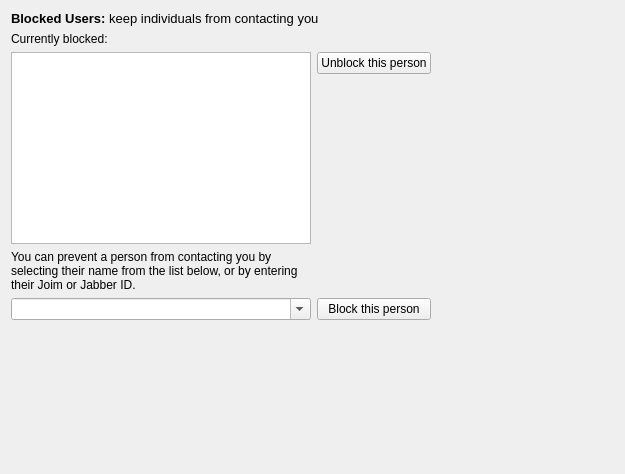
        <widget class="QWidget" name="tabBlocked">
         <attribute name="icon">
          <iconset resource="customwidgets.qrc">
           <normaloff>:/customwidgets/data/options/blocked-users.png</normaloff>:/customwidgets/data/options/blocked-users.png</iconset>
         </attribute>
         <attribute name="title">
          <string>Blocked Users</string>
         </attribute>
         <layout class="QGridLayout" name="gridLayout_4">
          <item row="0" column="0" colspan="2">
           <widget class="QLabel" name="label_2">
            <property name="text">
             <string>&lt;!DOCTYPE HTML PUBLIC &quot;-//W3C//DTD HTML 4.0//EN&quot; &quot;http://www.w3.org/TR/REC-html40/strict.dtd&quot;&gt;
&lt;html&gt;&lt;head&gt;&lt;meta name=&quot;qrichtext&quot; content=&quot;1&quot; /&gt;&lt;style type=&quot;text/css&quot;&gt;
p, li { white-space: pre-wrap; }
&lt;/style&gt;&lt;/head&gt;&lt;body style=&quot; font-family:'Sans Serif'; font-size:10pt; font-weight:400; font-style:normal;&quot;&gt;
&lt;p style=&quot; margin-top:0px; margin-bottom:0px; margin-left:0px; margin-right:0px; -qt-block-indent:0; text-indent:0px;&quot;&gt;&lt;span style=&quot; font-weight:600;&quot;&gt;Blocked Users:&lt;/span&gt; keep individuals from contacting you&lt;/p&gt;&lt;/body&gt;&lt;/html&gt;</string>
            </property>
           </widget>
          </item>
          <item row="1" column="0">
           <layout class="QGridLayout" name="gridLayout_3">
            <item row="0" column="0">
             <widget class="QLabel" name="labelBlockedPersons">
              <property name="text">
               <string>Currently blocked:</string>
              </property>
             </widget>
            </item>
            <item row="1" column="0" rowspan="2">
             <widget class="QListView" name="listBlockedPersons">
              <property name="minimumSize">
               <size>
                <width>300</width>
                <height>0</height>
               </size>
              </property>
             </widget>
            </item>
            <item row="1" column="1">
             <widget class="QPushButton" name="buttonUnblockPerson">
              <property name="text">
               <string>Unblock this person</string>
              </property>
             </widget>
            </item>
            <item row="2" column="1">
             <spacer name="verticalSpacer_2">
              <property name="orientation">
               <enum>Qt::Vertical</enum>
              </property>
              <property name="sizeHint" stdset="0">
               <size>
                <width>20</width>
                <height>40</height>
               </size>
              </property>
             </spacer>
            </item>
            <item row="3" column="0">
             <widget class="QLabel" name="labelBlockPerson">
              <property name="text">
               <string>You can prevent a person from contacting you by selecting their name from the list below, or by entering their Joim or Jabber ID.</string>
              </property>
              <property name="wordWrap">
               <bool>true</bool>
              </property>
             </widget>
            </item>
            <item row="4" column="0">
             <widget class="QComboBox" name="editBlockPerson">
              <property name="editable">
               <bool>true</bool>
              </property>
             </widget>
            </item>
            <item row="4" column="1">
             <widget class="QPushButton" name="buttonBlockPerson">
              <property name="text">
               <string>Block this person</string>
              </property>
             </widget>
            </item>
           </layout>
          </item>
          <item row="1" column="1">
           <spacer name="horizontalSpacer_2">
            <property name="orientation">
             <enum>Qt::Horizontal</enum>
            </property>
            <property name="sizeHint" stdset="0">
             <size>
              <width>177</width>
              <height>20</height>
             </size>
            </property>
           </spacer>
          </item>
          <item row="2" column="0">
           <spacer name="verticalSpacer_3">
            <property name="orientation">
             <enum>Qt::Vertical</enum>
            </property>
            <property name="sizeHint" stdset="0">
             <size>
              <width>20</width>
              <height>143</height>
             </size>
            </property>
           </spacer>
          </item>
         </layout>
        </widget>
